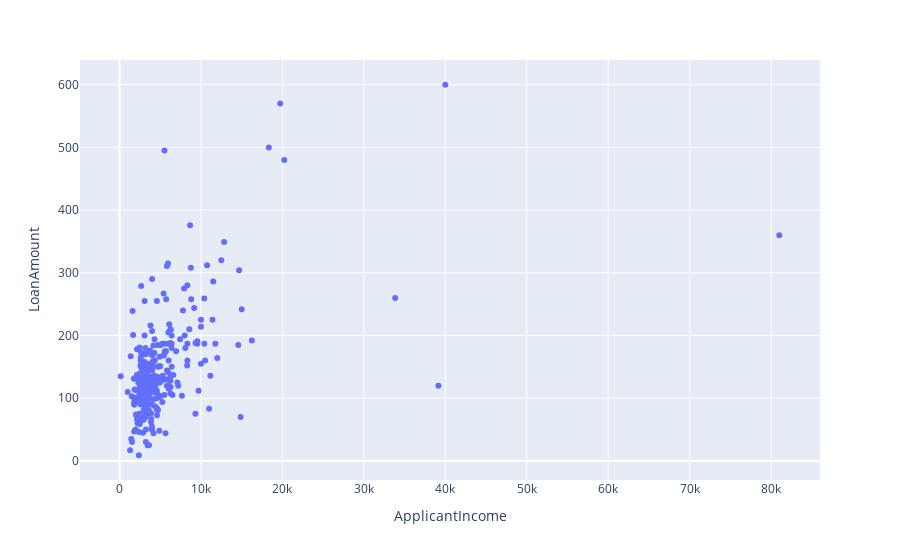

The cell this chart's notebook holds for it:
### Markdown cell above
Conclusion: ApplicantIncome does not affect LoanAmount much!

### Code cell
pe.scatter(      
    data_frame=df,
    x =  "ApplicantIncome",
    y = "LoanAmount"
)

### Figure 1 — Plotly figure (JSON) as saved in the notebook; plotly's stock layout.template omitted (floating-point values rounded to 4 significant figures; data arrays with more than 128 entries replaced by an {"elided": "..."} marker saying what was removed)
{"data": [{"hovertemplate": "ApplicantIncome=%{x}<br>LoanAmount=%{y}<extra></extra>", "legendgroup": "", "marker": {"color": "#636efa", "symbol": "circle"}, "mode": "markers", "name": "", "orientation": "v", "showlegend": false, "type": "scatter", "x": {"elided": "298 int values"}, "xaxis": "x", "y": {"elided": "298 int values"}, "yaxis": "y"}], "layout": {"legend": {"tracegroupgap": 0}, "margin": {"t": 60}, "xaxis": {"anchor": "y", "domain": [0, 1], "title": {"text": "ApplicantIncome"}}, "yaxis": {"anchor": "x", "domain": [0, 1], "title": {"text": "LoanAmount"}}}}
